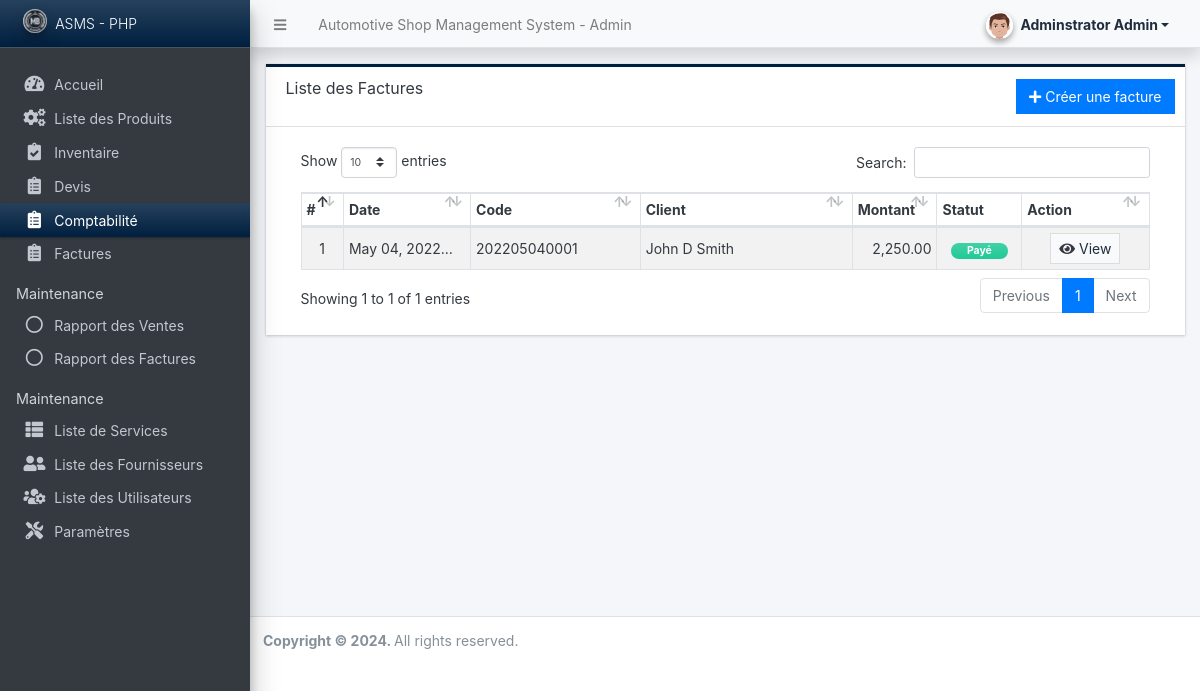
Page /admin/?page=comptabilite (signed in) on the earlier database version.
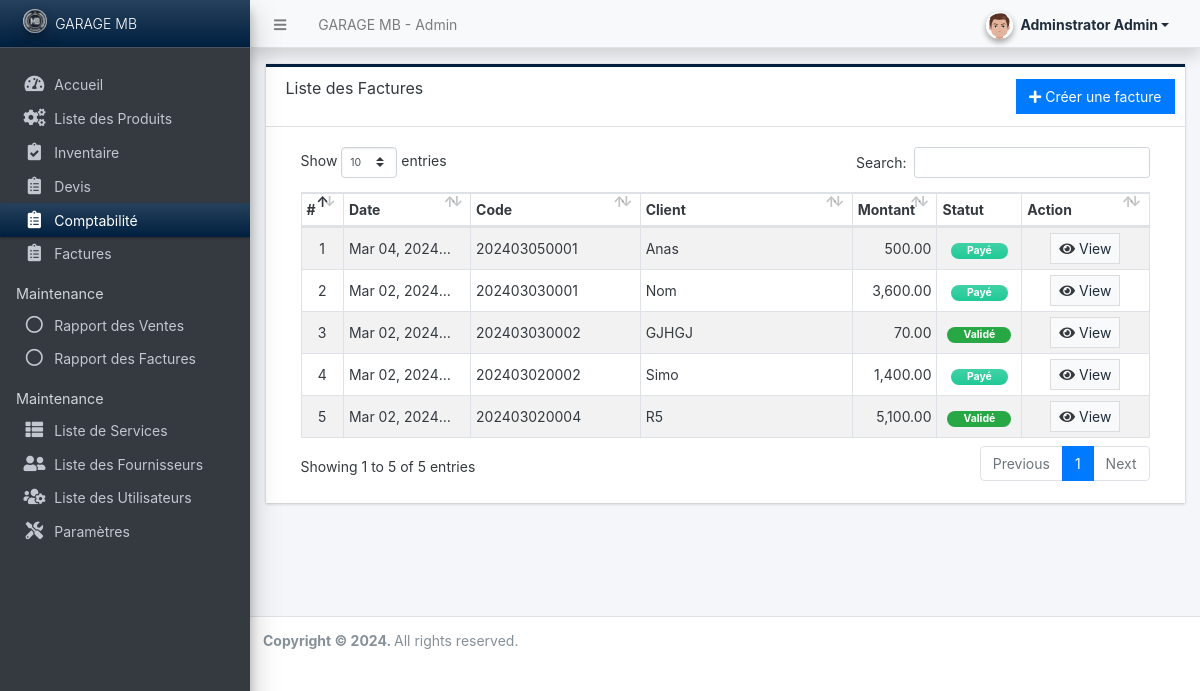
Same page on the later database version.
### tables this page shows
CREATE TABLE `transaction_list` (
  `id` int(30) NOT NULL,
  `user_id` int(30) NOT NULL,
  `mechanic_id` int(30) DEFAULT NULL,
  `code` varchar(100) NOT NULL,
  `client_name` text NOT NULL,
  `contact` text NOT NULL,
  `ice` text NOT NULL,
  `rc` text NOT NULL,
  `matricule` text NOT NULL,
  `marque` text NOT NULL,
  `modele` text NOT NULL,
  `kilometrage` text NOT NULL,
  `amount` float(15,2) NOT NULL DEFAULT 0.00,
  `status` tinyint(2) NOT NULL DEFAULT 0 COMMENT '\r\n0=Pending,\r\n1=On-Progress,\r\n2=Done,\r\n3=Paid,\r\n4=Cancelled',
  `date_created` datetime NOT NULL DEFAULT current_timestamp(),
  `date_updated` datetime NOT NULL DEFAULT current_timestamp() ON UPDATE current_timestamp()
);

### config.php (called while the page is built, shortened)
<?php
require_once('classes/DBConnection.php');
require_once('classes/SystemSettings.php');
function validate_image($file){
    global $_settings;
	if(!empty($file)){
        $ex = explode("?",$file);
        $file = $ex[0];
        $ts = isset($ex[1]) ? "?".$ex[1] : '';
		if(is_file(base_app.$file)){
			return base_url.$file.$ts;
		}else{
			return base_url.($_settings->info('logo'));
		}
	}else{
		return base_url.($_settings->info('logo'));
	}
}
function format_num($number = '' , $decimal = ''){
    if(is_numeric($number)){
        $ex = explode(".",$number);
        $decLen = isset($ex[1]) ? strlen($ex[1]) : 0;
        if(is_numeric($decimal)){
            return number_format($number,$decimal);
        }else{
            return number_format($number,$decLen);
        }
    }else{
        return "Invalid Input";
    }
}
function isMobileDevice(){
    $aMobileUA = array(
        '/iphone/i' => 'iPhone',
        '/ipod/i' => 'iPod',
        '/ipad/i' => 'iPad',
        '/android/i' => 'Android',
        '/blackberry/i' => 'BlackBerry',
        '/webos/i' => 'Mobile'
    );
    return false;
}
?>

### classes/DBConnection.php (called while the page is built, shortened)
<?php
class DBConnection{
    private $host = DB_SERVER;
    private $username = DB_USERNAME;
    private $password = DB_PASSWORD;
    private $database = DB_NAME;
    public $conn;
    public function __construct(){
        if (!isset($this->conn)) {
            $this->conn = new mysqli($this->host, $this->username, $this->password, $this->database);
        }
    }
}
?>

### classes/SystemSettings.php (called while the page is built, shortened)
<?php
class SystemSettings extends DBConnection{
	function info($field=''){
		if(!empty($field)){
			if(isset($_SESSION['system_info'][$field]))
				return $_SESSION['system_info'][$field];
			else
				return false;
		}else{
			return false;
		}
	}
}
$_settings = new SystemSettings();
?>

### admin/comptabilite/index.php (the view, shortened to what the changed rows need)
<div class="card card-outline rounded-0 card-navy">
	<div class="card-header">
		<h3 class="card-title">Liste des Factures</h3>
		<div class="card-tools">
			<a href="./?page=factures/manage_facture" id="create_new" class="btn btn-flat btn-primary"><span class="fas fa-plus"></span>  Créer une facture</a>
		</div>
	</div>
	<div class="card-body">
		<div class="container-fluid">
        <div class="container-fluid">
			<table class="table table-hover table-striped table-bordered">
				<colgroup>
					<col width="5%">
					<col width="15%">
					<col width="20%">
					<col width="25%">
					<col width="10%">
					<col width="10%">
					<col width="15%">
				</colgroup>
				<thead>
					<tr>
						<th>#</th>
						<th>Date</th>
						<th>Code</th>
						<th>Client</th>
						<th>Montant</th>
						<th>Statut</th>
						<th>Action</th>
					</tr>
				</thead>
				<tbody>
					<?php
					$i = 1;
						if($_settings->userdata('type') == 3):
						$qry = $conn->query("SELECT * FROM `transaction_list` where tech_id = '{$_settings->userdata('id')}' order by unix_timestamp(date_updated) desc ");
						else:
						$qry = $conn->query("SELECT * FROM `transaction_list` where ( status = 3 or status = 2) order by unix_timestamp(date_updated) desc ");
						endif;
						while($row = $qry->fetch_assoc()):
					?>
						<tr>
							<td class="text-center"><?php echo $i++; ?></td>
							<td><p class="m-0 truncate-1"><?= date("M d, Y H:i", strtotime($row['date_updated'])) ?></p></td>
							<td><p class="m-0 truncate-1"><?= $row['code'] ?></p></td>
							<td><p class="m-0 truncate-1"><?= $row['client_name'] ?></p></td>
							<td class='text-right'><?= format_num($row['amount']) ?></td>
							<td class="text-center">
								<?php
								switch($row['status']){
									case 2:
										echo '<span class="badge badge-success px-3 rounded-pill">Validé</span>';
										break;
									case 3:
										echo '<span class="badge badge-success bg-gradient-teal px-3 rounded-pill">Payé</span>';
										break;
								}
								?>
                            </td>
							<td align="center">
								<a class="btn btn-default bg-gradient-light btn-flat btn-sm" href="?page=comptabilite/view_details&id=<?php echo $row['id'] ?>"><span class="fa fa-eye text-dark"></span> View</a>
							</td>
						</tr>
					<?php endwhile; ?>
				</tbody>
			</table>
		</div>
		</div>
	</div>
</div>

### admin/inc/topBarNav.php (shortened to what the changed rows need)
<nav class="main-header navbar navbar-expand navbar-light shadow text-sm">
  <ul class="navbar-nav">
    <li class="nav-item d-none d-sm-inline-block">
      <a href="<?php echo base_url ?>" class="nav-link"><?php echo (!isMobileDevice()) ? $_settings->info('name'):$_settings->info('short_name'); ?> - Admin</a>
    </li>
  </ul>
</nav>

### admin/inc/navigation.php (shortened to what the changed rows need)
<aside class="main-sidebar sidebar-dark-primary elevation-4 sidebar-no-expand">
  <a href="<?php echo base_url ?>admin" class="brand-link bg-gradient-navy text-sm">
  <img src="<?php echo validate_image($_settings->info('logo'))?>" alt="Store Logo" class="brand-image img-circle elevation-3" style="opacity: .8;width: 1.5rem;height: 1.5rem;max-height: unset">
  <span class="brand-text font-weight-light"><?php echo $_settings->info('short_name') ?></span>
  </a>
</aside>

Differences in the rows shown:
removed transaction_list: date_updated "May 04,…", code "202205040001", client_name "John D Smith", amount "2,250.00", status "Payé"
added transaction_list: date_updated "Mar 04,…", code "202403050001", client_name "Anas", amount "500.00", status "Payé"
added transaction_list: date_updated "Mar 02,…", code "202403030001", client_name "Nom", amount "3,600.00", status "Payé"
added transaction_list: date_updated "Mar 02,…", code "202403030002", client_name "GJHGJ", amount "70.00", status "Validé"
added transaction_list: date_updated "Mar 02,…", code "202403020002", client_name "Simo", amount "1,400.00", status "Payé"
added transaction_list: date_updated "Mar 02,…", code "202403020004", client_name "R5", amount "5,100.00", status "Validé"
Other differences:
$_settings->info('name'): "Automotive Shop Management System" → "GARAGE MB"
$_settings->info('short_name'): "ASMS - PHP" → "GARAGE MB"
text written by a page script: "Show entries Search: Showing 1 to 1 of 1 entries Previous 1 Next" → "Show entries Search: Showing 1 to 5 of 5 entries Previous 1 Next"
